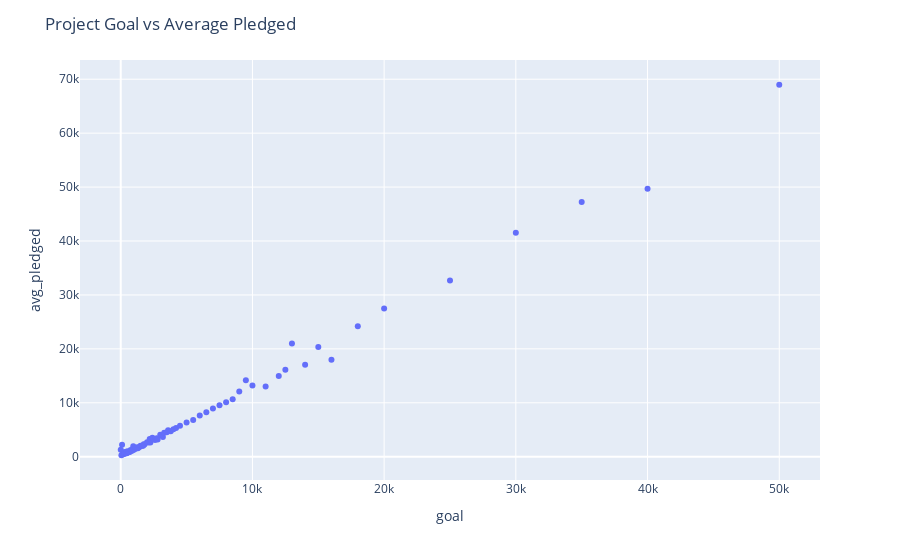

Notebook code for this chart:
### Code cell
fig = px.scatter(goal_high_counts,goal_high_counts.index,'avg_pledged')
fig.update_layout(hovermode="x unified", title="Project Goal vs Average Pledged")
fig.show()

### Figure 1 — Plotly figure (JSON) as saved in the notebook; plotly's stock layout.template omitted (floating-point values rounded to 4 significant figures)
{"data": [{"hovertemplate": "goal=%{x}<br>avg_pledged=%{y}<extra></extra>", "legendgroup": "", "marker": {"color": "#636efa", "symbol": "circle"}, "mode": "markers", "name": "", "orientation": "v", "showlegend": false, "type": "scatter", "x": [1, 50, 100, 150, 200, 250, 300, 350, 400, 450, 500, 550, 600, 650, 700, 750, 800, 850, 900, 950, 999, 1000, 1100, 1200, 1250, 1300, 1400, 1500, 1600, 1700, 1750, 1800, 2000, 2100, 2200, 2250, 2300, 2400, 2500, 2600, 2700, 2750, 2800, 3000, 3200, 3300, 3500, 3600, 3800, 4000, 4200, 4500, 5000, 5500, 6000, 6500, 7000, 7500, 8000, 8500, 9000, 9500, 10000, 11000, 12000, 12500, 13000, 14000, 15000, 16000, 18000, 20000, 25000, 30000, 35000, 40000, 50000], "xaxis": "x", "y": [1293.0, 273.3, 2213.0, 437.9, 460.5, 531.0, 860.3, 664.2, 644.8, 667.3, 1012.0, 799.1, 916.4, 894.6, 934.2, 1234.0, 1102.0, 1128.0, 1227.0, 1947.0, 1298.0, 1538.0, 1492.0, 1560.0, 1761.0, 1587.0, 1757.0, 2026.0, 1968.0, 2028.0, 2295.0, 2289.0, 2662.0, 2650.0, 3276.0, 2639.0, 3158.0, 3519.0, 3354.0, 3088.0, 3322.0, 3412.0, 3203.0, 4088.0, 3648.0, 4460.0, 4518.0, 4902.0, 4706.0, 5074.0, 5339.0, 5744.0, 6356.0, 6794.0, 7644.0, 8237.0, 8951.0, 9540.0, 10120.0, 10640.0, 12090.0, 14190.0, 13210.0, 13030.0, 14950.0, 16150.0, 21000.0, 17040.0, 20360.0, 17990.0, 24180.0, 27470.0, 32660.0, 41530.0, 47220.0, 49670.0, 68980.0], "yaxis": "y"}], "layout": {"hovermode": "x unified", "legend": {"tracegroupgap": 0}, "margin": {"t": 60}, "title": {"text": "Project Goal vs Average Pledged"}, "xaxis": {"anchor": "y", "domain": [0, 1], "title": {"text": "goal"}}, "yaxis": {"anchor": "x", "domain": [0, 1], "title": {"text": "avg_pledged"}}}}
